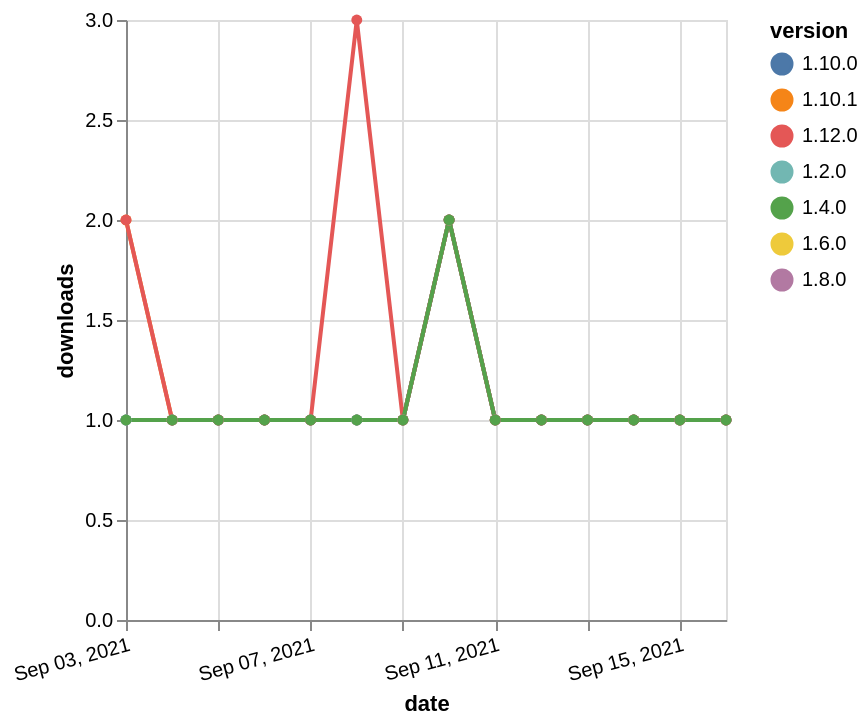

Source (Vega-Lite JSON):
### Vega-Lite specification from a JSON file in a GitHub repository (floating-point values rounded to 4 significant figures)
{"$schema": "https://vega.github.io/schema/vega-lite/v5.json", "description": "A simple bar chart with embedded data.", "data": {"values": [{"date": "2021-09-03", "total": 184, "delta": 1, "version": "1.6.0"}, {"date": "2021-09-04", "total": 185, "delta": 1, "version": "1.6.0"}, {"date": "2021-09-05", "total": 186, "delta": 1, "version": "1.6.0"}, {"date": "2021-09-06", "total": 187, "delta": 1, "version": "1.6.0"}, {"date": "2021-09-07", "total": 188, "delta": 1, "version": "1.6.0"}, {"date": "2021-09-08", "total": 189, "delta": 1, "version": "1.6.0"}, {"date": "2021-09-09", "total": 190, "delta": 1, "version": "1.6.0"}, {"date": "2021-09-10", "total": 192, "delta": 2, "version": "1.6.0"}, {"date": "2021-09-11", "total": 193, "delta": 1, "version": "1.6.0"}, {"date": "2021-09-12", "total": 194, "delta": 1, "version": "1.6.0"}, {"date": "2021-09-13", "total": 195, "delta": 1, "version": "1.6.0"}, {"date": "2021-09-14", "total": 196, "delta": 1, "version": "1.6.0"}, {"date": "2021-09-15", "total": 197, "delta": 1, "version": "1.6.0"}, {"date": "2021-09-16", "total": 198, "delta": 1, "version": "1.6.0"}, {"date": "2021-09-03", "total": 133, "delta": 2, "version": "1.10.1"}, {"date": "2021-09-04", "total": 134, "delta": 1, "version": "1.10.1"}, {"date": "2021-09-05", "total": 135, "delta": 1, "version": "1.10.1"}, {"date": "2021-09-06", "total": 136, "delta": 1, "version": "1.10.1"}, {"date": "2021-09-07", "total": 137, "delta": 1, "version": "1.10.1"}, {"date": "2021-09-08", "total": 138, "delta": 1, "version": "1.10.1"}, {"date": "2021-09-09", "total": 139, "delta": 1, "version": "1.10.1"}, {"date": "2021-09-10", "total": 141, "delta": 2, "version": "1.10.1"}, {"date": "2021-09-11", "total": 142, "delta": 1, "version": "1.10.1"}, {"date": "2021-09-12", "total": 143, "delta": 1, "version": "1.10.1"}, {"date": "2021-09-13", "total": 144, "delta": 1, "version": "1.10.1"}, {"date": "2021-09-14", "total": 145, "delta": 1, "version": "1.10.1"}, {"date": "2021-09-15", "total": 146, "delta": 1, "version": "1.10.1"}, {"date": "2021-09-16", "total": 147, "delta": 1, "version": "1.10.1"}, {"date": "2021-09-03", "total": 166, "delta": 1, "version": "1.8.0"}, {"date": "2021-09-04", "total": 167, "delta": 1, "version": "1.8.0"}, {"date": "2021-09-05", "total": 168, "delta": 1, "version": "1.8.0"}, {"date": "2021-09-06", "total": 169, "delta": 1, "version": "1.8.0"}, {"date": "2021-09-07", "total": 170, "delta": 1, "version": "1.8.0"}, {"date": "2021-09-08", "total": 171, "delta": 1, "version": "1.8.0"}, {"date": "2021-09-09", "total": 172, "delta": 1, "version": "1.8.0"}, {"date": "2021-09-10", "total": 174, "delta": 2, "version": "1.8.0"}, {"date": "2021-09-11", "total": 175, "delta": 1, "version": "1.8.0"}, {"date": "2021-09-12", "total": 176, "delta": 1, "version": "1.8.0"}, {"date": "2021-09-13", "total": 177, "delta": 1, "version": "1.8.0"}, {"date": "2021-09-14", "total": 178, "delta": 1, "version": "1.8.0"}, {"date": "2021-09-15", "total": 179, "delta": 1, "version": "1.8.0"}, {"date": "2021-09-16", "total": 180, "delta": 1, "version": "1.8.0"}, {"date": "2021-09-03", "total": 152, "delta": 1, "version": "1.10.0"}, {"date": "2021-09-04", "total": 153, "delta": 1, "version": "1.10.0"}, {"date": "2021-09-05", "total": 154, "delta": 1, "version": "1.10.0"}, {"date": "2021-09-06", "total": 155, "delta": 1, "version": "1.10.0"}, {"date": "2021-09-07", "total": 156, "delta": 1, "version": "1.10.0"}, {"date": "2021-09-08", "total": 157, "delta": 1, "version": "1.10.0"}, {"date": "2021-09-09", "total": 158, "delta": 1, "version": "1.10.0"}, {"date": "2021-09-10", "total": 160, "delta": 2, "version": "1.10.0"}, {"date": "2021-09-11", "total": 161, "delta": 1, "version": "1.10.0"}, {"date": "2021-09-12", "total": 162, "delta": 1, "version": "1.10.0"}, {"date": "2021-09-13", "total": 163, "delta": 1, "version": "1.10.0"}, {"date": "2021-09-14", "total": 164, "delta": 1, "version": "1.10.0"}, {"date": "2021-09-15", "total": 165, "delta": 1, "version": "1.10.0"}, {"date": "2021-09-16", "total": 166, "delta": 1, "version": "1.10.0"}, {"date": "2021-09-03", "total": 242, "delta": 1, "version": "1.2.0"}, {"date": "2021-09-04", "total": 243, "delta": 1, "version": "1.2.0"}, {"date": "2021-09-05", "total": 244, "delta": 1, "version": "1.2.0"}, {"date": "2021-09-06", "total": 245, "delta": 1, "version": "1.2.0"}, {"date": "2021-09-07", "total": 246, "delta": 1, "version": "1.2.0"}, {"date": "2021-09-08", "total": 247, "delta": 1, "version": "1.2.0"}, {"date": "2021-09-09", "total": 248, "delta": 1, "version": "1.2.0"}, {"date": "2021-09-10", "total": 250, "delta": 2, "version": "1.2.0"}, {"date": "2021-09-11", "total": 251, "delta": 1, "version": "1.2.0"}, {"date": "2021-09-12", "total": 252, "delta": 1, "version": "1.2.0"}, {"date": "2021-09-13", "total": 253, "delta": 1, "version": "1.2.0"}, {"date": "2021-09-14", "total": 254, "delta": 1, "version": "1.2.0"}, {"date": "2021-09-15", "total": 255, "delta": 1, "version": "1.2.0"}, {"date": "2021-09-16", "total": 256, "delta": 1, "version": "1.2.0"}, {"date": "2021-09-03", "total": 123, "delta": 2, "version": "1.12.0"}, {"date": "2021-09-04", "total": 124, "delta": 1, "version": "1.12.0"}, {"date": "2021-09-05", "total": 125, "delta": 1, "version": "1.12.0"}, {"date": "2021-09-06", "total": 126, "delta": 1, "version": "1.12.0"}, {"date": "2021-09-07", "total": 127, "delta": 1, "version": "1.12.0"}, {"date": "2021-09-08", "total": 130, "delta": 3, "version": "1.12.0"}, {"date": "2021-09-09", "total": 131, "delta": 1, "version": "1.12.0"}, {"date": "2021-09-10", "total": 133, "delta": 2, "version": "1.12.0"}, {"date": "2021-09-11", "total": 134, "delta": 1, "version": "1.12.0"}, {"date": "2021-09-12", "total": 135, "delta": 1, "version": "1.12.0"}, {"date": "2021-09-13", "total": 136, "delta": 1, "version": "1.12.0"}, {"date": "2021-09-14", "total": 137, "delta": 1, "version": "1.12.0"}, {"date": "2021-09-15", "total": 138, "delta": 1, "version": "1.12.0"}, {"date": "2021-09-16", "total": 139, "delta": 1, "version": "1.12.0"}, {"date": "2021-09-03", "total": 194, "delta": 1, "version": "1.4.0"}, {"date": "2021-09-04", "total": 195, "delta": 1, "version": "1.4.0"}, {"date": "2021-09-05", "total": 196, "delta": 1, "version": "1.4.0"}, {"date": "2021-09-06", "total": 197, "delta": 1, "version": "1.4.0"}, {"date": "2021-09-07", "total": 198, "delta": 1, "version": "1.4.0"}, {"date": "2021-09-08", "total": 199, "delta": 1, "version": "1.4.0"}, {"date": "2021-09-09", "total": 200, "delta": 1, "version": "1.4.0"}, {"date": "2021-09-10", "total": 202, "delta": 2, "version": "1.4.0"}, {"date": "2021-09-11", "total": 203, "delta": 1, "version": "1.4.0"}, {"date": "2021-09-12", "total": 204, "delta": 1, "version": "1.4.0"}, {"date": "2021-09-13", "total": 205, "delta": 1, "version": "1.4.0"}, {"date": "2021-09-14", "total": 206, "delta": 1, "version": "1.4.0"}, {"date": "2021-09-15", "total": 207, "delta": 1, "version": "1.4.0"}, {"date": "2021-09-16", "total": 208, "delta": 1, "version": "1.4.0"}]}, "width": "container", "mark": {"type": "line", "point": {"filled": true}}, "encoding": {"x": {"field": "date", "type": "temporal", "timeUnit": "yearmonthdate", "title": "date", "axis": {"labelAngle": -15}}, "y": {"field": "delta", "type": "quantitative", "title": "downloads"}, "color": {"field": "version", "type": "nominal"}, "tooltip": {"field": "delta"}}}
